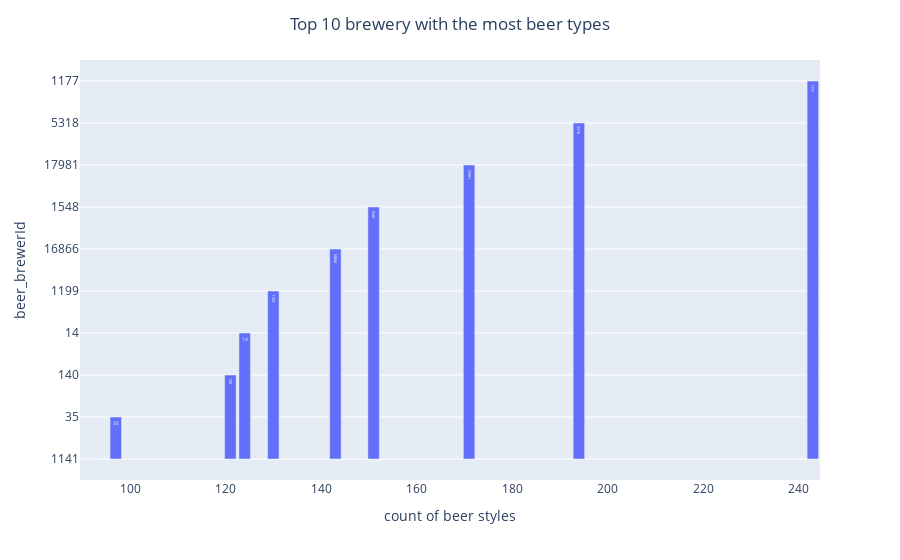

Write notebook code for a chart like this one.
### Code cell
brewery_type = df.groupby('beer_brewerId')
brewery_type = brewery_type.agg({"beer_name":"nunique"})
brewery_type = brewery_type.reset_index()
fig=px.bar(brewery_type,x=brewery_type.sort_values(by="beer_name",ascending=False).head(10).sort_values(by="beer_name",ascending=True).beer_name,
              y=brewery_type.sort_values(by="beer_name",ascending=False).head(10).sort_values(by="beer_name",ascending=True).beer_brewerId,
           text=brewery_type.sort_values(by="beer_name",ascending=False).head(10).sort_values(by="beer_name",ascending=True).beer_brewerId)
fig.update_layout(title="Top 10 brewery with the most beer types",
                       yaxis_title='beer_brewerId',
                       xaxis_title='count of beer styles',title_x= 0.5)
fig.show()
fig.write_html(output_dir +"top_brew_beerimp.html")

### Figure 1 — Plotly figure (JSON) as saved in the notebook; plotly's stock layout.template omitted (floating-point values rounded to 4 significant figures)
{"data": [{"alignmentgroup": "True", "hovertemplate": "x=%{x}<br>y=%{y}<br>text=%{text}<extra></extra>", "legendgroup": "", "marker": {"color": "#636efa", "pattern": {"shape": ""}}, "name": "", "offsetgroup": "", "orientation": "v", "showlegend": false, "text": [1141, 35, 140, 14, 1199, 16866, 1548, 17981, 5318, 1177], "textposition": "auto", "type": "bar", "x": [91, 97, 121, 124, 130, 143, 151, 171, 194, 243], "xaxis": "x", "y": [1141, 35, 140, 14, 1199, 16866, 1548, 17981, 5318, 1177], "yaxis": "y"}], "layout": {"barmode": "relative", "legend": {"tracegroupgap": 0}, "margin": {"t": 60}, "title": {"text": "Top 10 brewery with the most beer types", "x": 0.5}, "xaxis": {"anchor": "y", "domain": [0, 1], "title": {"text": "count of beer styles"}}, "yaxis": {"anchor": "x", "domain": [0, 1], "title": {"text": "beer_brewerId"}, "type": "category"}}}
